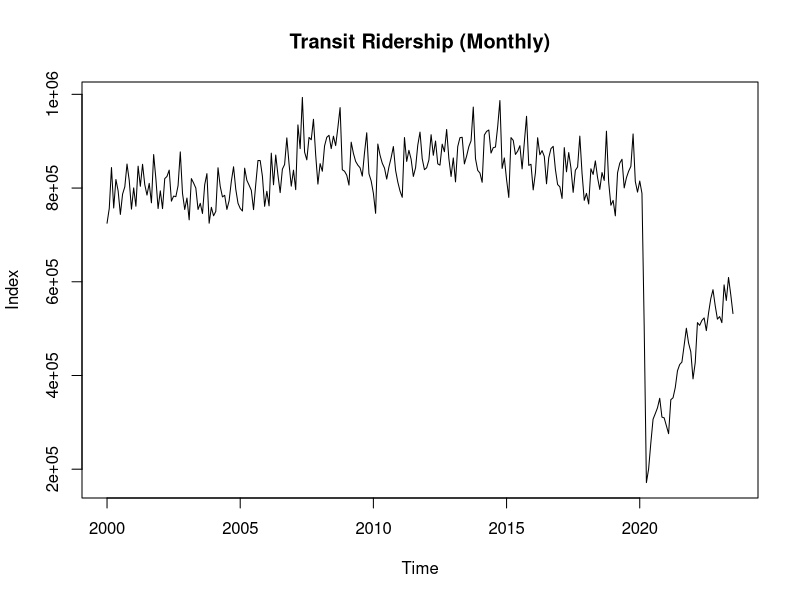
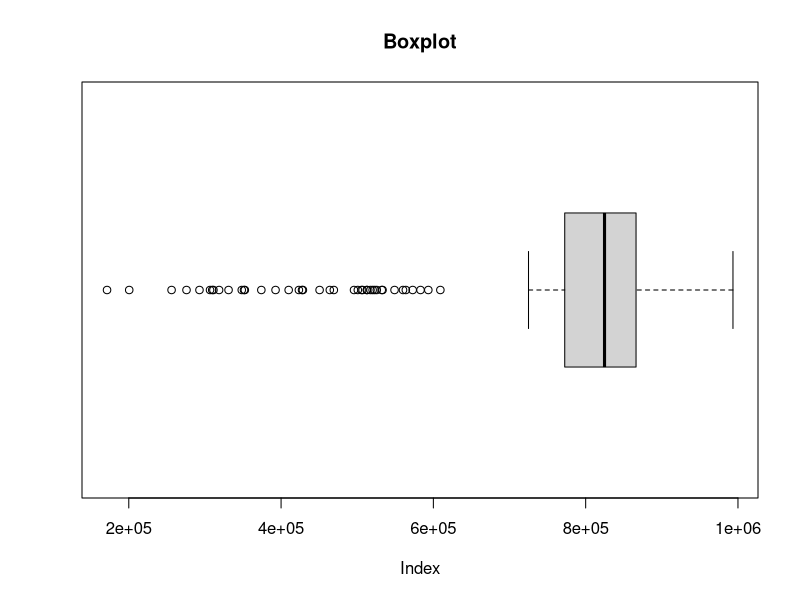
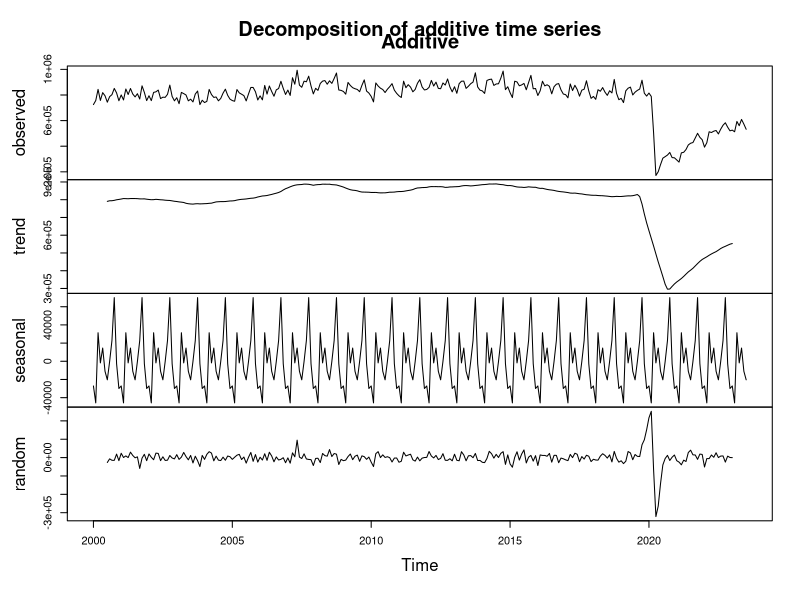
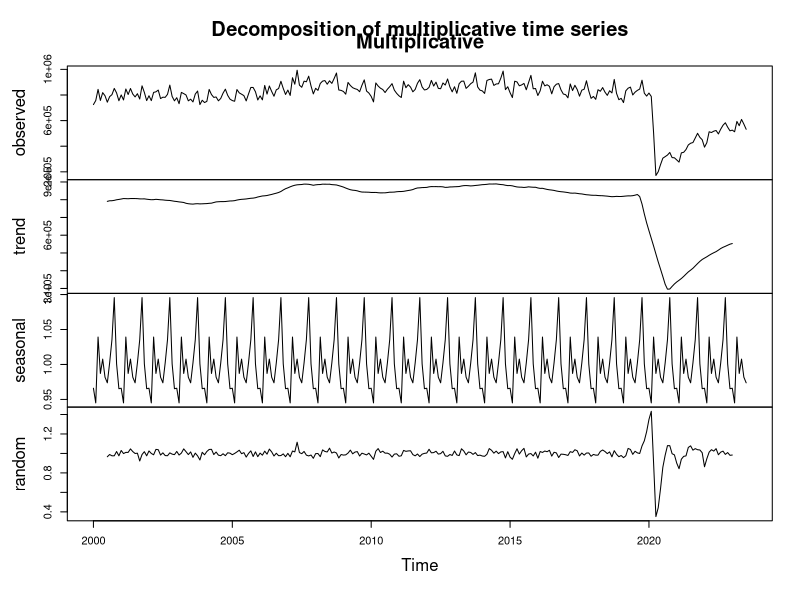
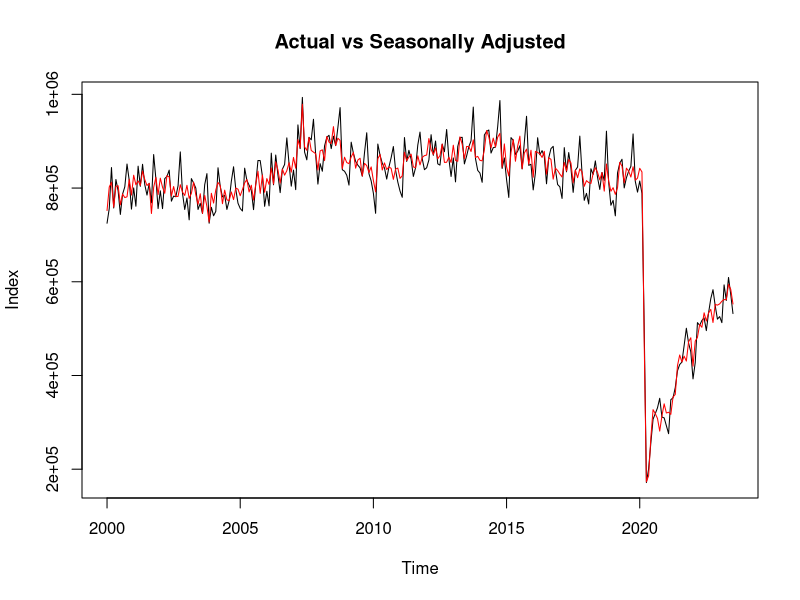
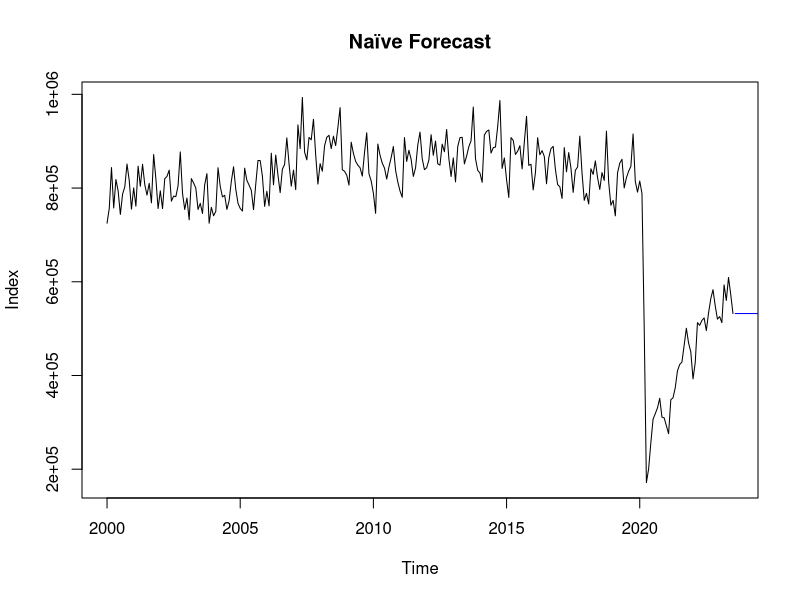
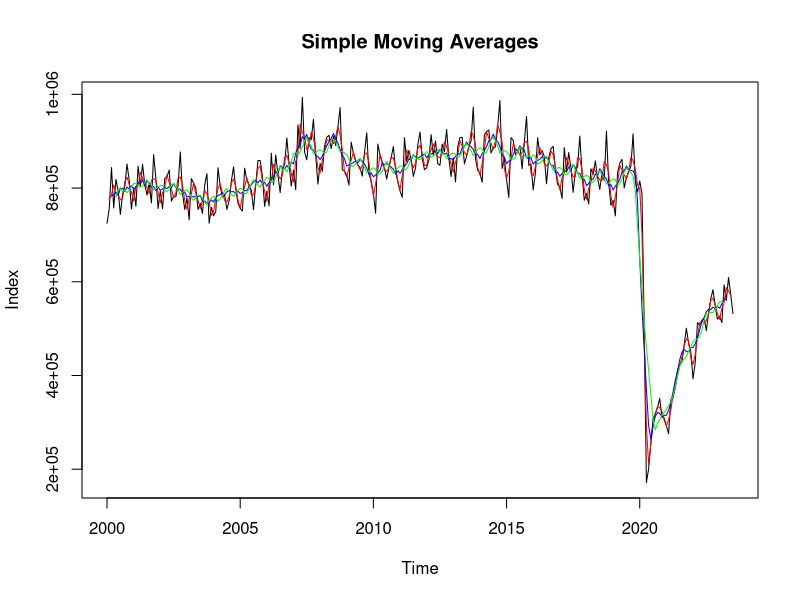
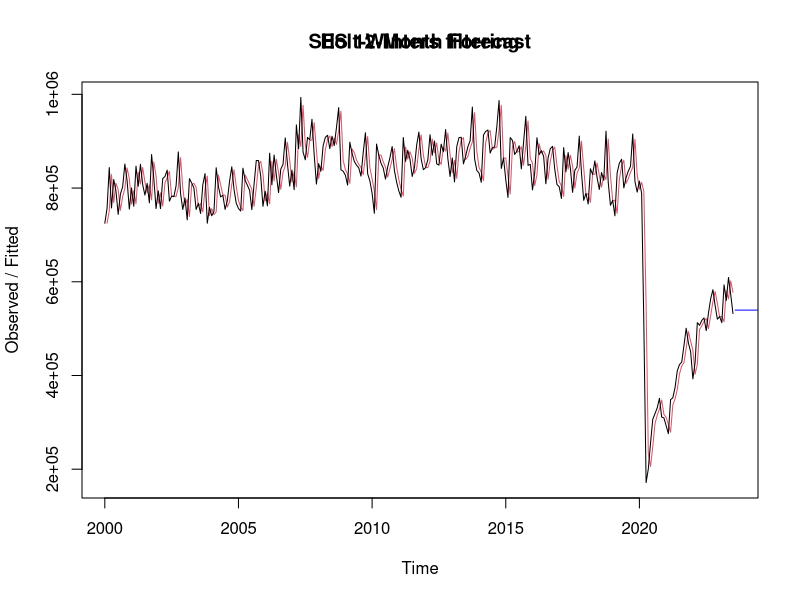

Reproduce these figures in R, in order.
## ---- chunk 1
options(stringsAsFactors = FALSE)
knitr::opts_chunk$set(cache = FALSE)
## ---- chunk 2
# Read and clean
dat <- read.csv("TRANSIT.csv")
names(dat) <- toupper(names(dat))
date <- as.Date(dat$DATE)

# Pick the numbers column (prefer TRANSIT if present)
val_col <- if ("TRANSIT" %in% names(dat)) "TRANSIT" else setdiff(names(dat), "DATE")[1]
y <- as.numeric(dat[[val_col]])

# Make a monthly ts
start_year  <- as.numeric(format(min(date), "%Y"))
start_month <- as.numeric(format(min(date), "%m"))
y_ts <- ts(y, frequency = 12, start = c(start_year, start_month))

start(y_ts); end(y_ts); frequency(y_ts)
## ---- chunk 3
plot(y_ts, xlab="Time", ylab="Index", main="Transit Ridership (Monthly)")
## ---- chunk 4
min_y <- min(y_ts, na.rm=TRUE)
q1_y  <- quantile(y_ts, 0.25, na.rm=TRUE)
med_y <- median(y_ts, na.rm=TRUE)
mean_y<- mean(y_ts, na.rm=TRUE)
q3_y  <- quantile(y_ts, 0.75, na.rm=TRUE)
max_y <- max(y_ts, na.rm=TRUE)
data.frame(Min=min_y, Q1=q1_y, Median=med_y, Mean=mean_y, Q3=q3_y, Max=max_y)
## ---- chunk 5
boxplot(y_ts, horizontal=TRUE, main="Boxplot", xlab="Index")
## ---- chunk 6
d_add <- decompose(y_ts, type="additive")
d_mul <- decompose(y_ts, type="multiplicative")

plot(d_add, xlab="Time"); title("Additive")
plot(d_mul, xlab="Time"); title("Multiplicative")

## ---- chunk 7
# Which months are high/low (additive)
add_idx <- round(d_add$figure,2)
mul_idx <- round(d_mul$figure,3)
data.frame(Month=month.abb, Additive=add_idx, Multiplicative=mul_idx)
## ---- chunk 8
# Seasonally adjusted (simple, additive)
sa <- y_ts - d_add$seasonal
plot(y_ts, type="l", xlab="Time", ylab="Index", main="Actual vs Seasonally Adjusted")
lines(sa, col="red")
## ---- chunk 9
# Fitted (last value) and residuals
naive_fitted <- c(NA, head(y_ts, -1))
naive_resid  <- y_ts - naive_fitted

# Forecast
h <- 12
naive_fc <- ts(rep(tail(y_ts,1), h), start=end(y_ts)+c(0,1), frequency=12)

plot(y_ts, xlab="Time", ylab="Index", main="Naïve Forecast")
lines(naive_fc, col="blue")
## ---- chunk 10
# Simple accuracy
ok <- !is.na(naive_fitted)
e  <- y_ts[ok] - naive_fitted[ok]
ME   <- mean(e)
RMSE <- sqrt(mean(e^2))
MAE  <- mean(abs(e))
okp  <- y_ts[ok] != 0
MAPE <- if (any(okp)) mean(100*abs(e[okp])/abs(y_ts[ok][okp])) else NA
data.frame(ME=ME, RMSE=RMSE, MAE=MAE, MAPE=MAPE)
## ---- chunk 11
sma3 <- stats::filter(y_ts, rep(1/3,3), sides=2)
sma6 <- stats::filter(y_ts, rep(1/6,6), sides=2)
sma9 <- stats::filter(y_ts, rep(1/9,9), sides=2)

plot(y_ts, xlab="Time", ylab="Index", main="Simple Moving Averages")
lines(sma3, col="red"); lines(sma6, col="blue"); lines(sma9, col="green")
## ---- chunk 12
ses_fit <- HoltWinters(y_ts, beta=FALSE, gamma=FALSE)
ses_fc  <- predict(ses_fit, n.ahead=12)

plot(ses_fit); lines(ts(ses_fc, start=end(y_ts)+c(0,1), frequency=12), col="blue")
title("SES 12-Month Forecast")
## ---- chunk 13
# Residuals and sigma the simple way: align with ts.intersect
z_ses <- ts.intersect(y_ts, ses_fit$fitted[,1])
ses_res <- as.numeric(z_ses[,1] - z_ses[,2])
ses_res <- ses_res[is.finite(ses_res)]
sigma_ses <- if (length(ses_res)>=2) sd(ses_res) else NA
data.frame(alpha=ses_fit$alpha, sigma=sigma_ses)
## ---- chunk 14
if (length(ses_res) >= 2) {

  plot(ses_res, type="l", xlab="Index", ylab="Residual", main="SES Residuals")
  acf(ses_res, na.action=na.pass, main="ACF (SES Residuals)")
 
} else {
  cat("Not enough SES residuals to plot.\n")
}
## ---- chunk 15
hw_fit <- HoltWinters(y_ts, seasonal="additive")
hw_fc  <- predict(hw_fit, n.ahead=12)

plot(hw_fit); lines(ts(hw_fc, start=end(y_ts)+c(0,1), frequency=12), col="blue")
title("Holt-Winters (Additive) 12-Month Forecast")
## ---- chunk 16
z_hw <- ts.intersect(y_ts, hw_fit$fitted[,1])
hw_res <- as.numeric(z_hw[,1] - z_hw[,2])
hw_res <- hw_res[is.finite(hw_res)]
sigma_hw <- if (length(hw_res)>=2) sd(hw_res) else NA

data.frame(alpha=hw_fit$alpha, beta=hw_fit$beta, gamma=hw_fit$gamma, sigma=sigma_hw)
## ---- chunk 17
if (length(hw_res) >= 2) {
  
  plot(hw_res, type="l", xlab="Index", ylab="Residual", main="HW Residuals")
  acf(hw_res, na.action=na.pass, main="ACF (HW Residuals)")
  
} else {
  cat("Not enough HW residuals to plot.\n")
}
## ---- chunk 18

# Naïve accuracy already computed above
naive_ME   <- ME
naive_RMSE <- RMSE
naive_MAE  <- MAE
naive_MAPE <- MAPE

# SES accuracy
z_ses_acc <- ts.intersect(y_ts, ses_fit$fitted[,1])
a_ses <- as.numeric(z_ses_acc[,1]); f_ses <- as.numeric(z_ses_acc[,2]); e_ses <- a_ses - f_ses
ses_ME   <- mean(e_ses)
ses_RMSE <- sqrt(mean(e_ses^2))
ses_MAE  <- mean(abs(e_ses))
okp_ses  <- a_ses != 0
ses_MAPE <- if (any(okp_ses)) mean(100*abs(e_ses[okp_ses])/abs(a_ses[okp_ses])) else NA

# HW accuracy
z_hw_acc <- ts.intersect(y_ts, hw_fit$fitted[,1])
a_hw <- as.numeric(z_hw_acc[,1]); f_hw <- as.numeric(z_hw_acc[,2]); e_hw <- a_hw - f_hw
hw_ME   <- mean(e_hw)
hw_RMSE <- sqrt(mean(e_hw^2))
hw_MAE  <- mean(abs(e_hw))
okp_hw  <- a_hw != 0
hw_MAPE <- if (any(okp_hw)) mean(100*abs(e_hw[okp_hw])/abs(a_hw[okp_hw])) else NA

acc_table <- data.frame(
  Model = c("Naive","SES","HW"),
  ME    = c(naive_ME, ses_ME, hw_ME),
  RMSE  = c(naive_RMSE, ses_RMSE, hw_RMSE),
  MAE   = c(naive_MAE, ses_MAE, hw_MAE),
  MAPE  = c(naive_MAPE, ses_MAPE, hw_MAPE)
)
acc_table
## ---- chunk 19
best_idx <- which.min(ifelse(is.na(acc_table$RMSE), Inf, acc_table$RMSE))
data.frame(Best_By_RMSE = acc_table$Model[best_idx])
